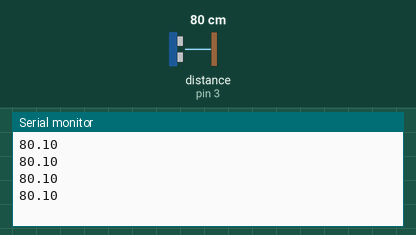
A sketch run on a simulated Arduino Uno, built with avr-gcc and run on an emulated ATmega328P. Parts: the last lines printed to the serial monitor. Wiring (inferred from the names in the program): ultrasonic range finder: trigger pin 4; echo pin 3. The test bench sets the inputs (shaded band); at power-on: distance to the obstacle (sensor on pin 3) 80 cm. The echo pulse lasts 58.3 µs per cm.

Above: at 1.2 s.
1.3 s: distance to the obstacle (sensor on pin 3) set to 2 cm
At 1.73 s:
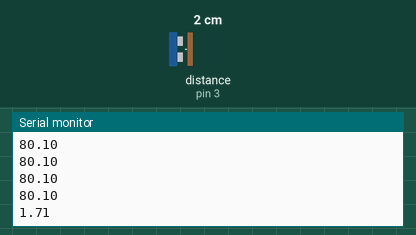
2.8 s: distance to the obstacle (sensor on pin 3) set to 4 cm
At 2.94 s:
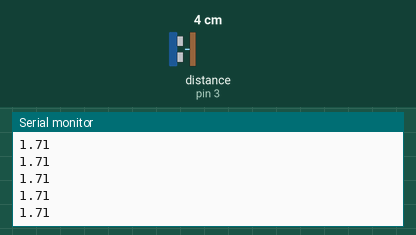
Timing chart, 0 to 5.8 s (numbered marks = the images above; inputs shaded):
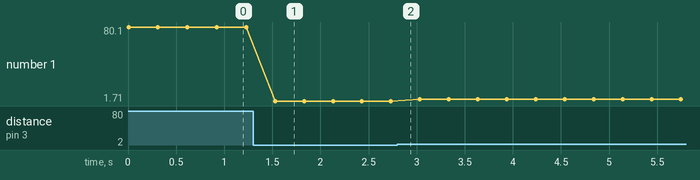

Measured:
- after the input at 1.3 s, the serial monitor: prints a new line after 0.23 s (image 1)
- plotted number 1: 80.1 → 1.71 after the input at 1.3 s, 1.71 → 3.71 after the input at 2.8 s

The sketch:

echo.ino
```cpp
#define TRIG 4
#define ECHO 3

void setup() {
  pinMode(TRIG, OUTPUT);
  pinMode(ECHO, INPUT);
  Serial.begin(9600);
}

void loop() {
  digitalWrite(TRIG, LOW); //Trig LOW 신호 입력
  delayMicroseconds(2); //2마이크로세컨드 유지
  digitalWrite(TRIG, HIGH); //Trig HIGH 신호 입력
  delayMicroseconds(10); // 10마이크로세컨드 유지
  digitalWrite(TRIG, LOW); //Trig LOW 신호 입력
  long echoTime=pulseIn(ECHO, HIGH);
  float distance= (float)echoTime/29/2;
  Serial.println(distance);
  delay(300);
}
```
